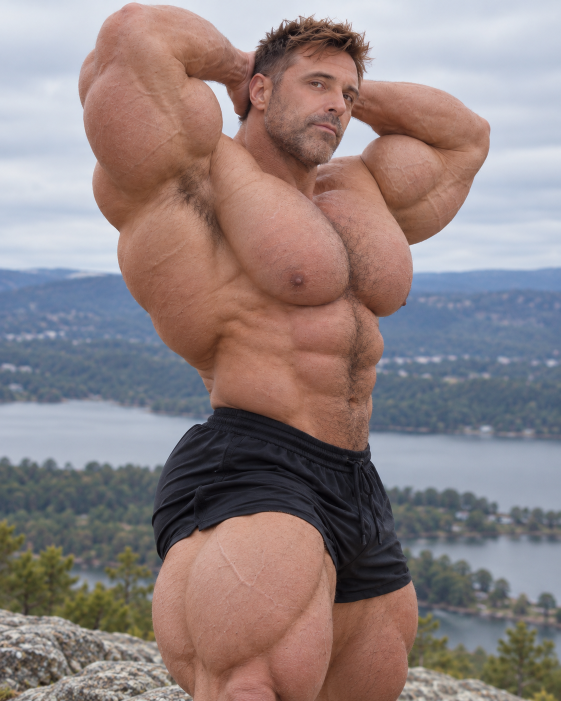
#> input picture assets/references/angle_060_original.png, 1122 x 1402 px (shown at 1/2 size)
$ python -i segmentation.py   (imports and definitions only)
#> lines starting #> are read from the running program, lines starting #| are printed output that depends on the picture; after the words box and inside, x2 and y2 are one past the last pixel; in counts of white or black regions, pixels touching at a corner belong together
"""Reference subject extraction for diagnostic alignment, not ground-truth segmentation.

Uses conservative color seeds followed by GrabCut. The returned boundary is
an estimate and must be reviewed before it could authorize geometry fitting.
"""
from __future__ import annotations
from dataclasses import dataclass
import cv2
import numpy as np

@dataclass(frozen=True)
class SegmentationSpec:
    width: int = 480
    height: int = 720
    iterations: int = 5


def letterbox_rgb(rgb: np.ndarray, width: int, height: int, *, background=(211, 217, 228)) -> np.ndarray:
#> called with width = 480, height = 720, background = (211, 217, 228)
    if rgb.ndim != 3 or rgb.shape[2] != 3 or width <= 0 or height <= 0:
        raise ValueError('Expected HxWx3 RGB with positive output dimensions')
    h, w = rgb.shape[:2]
#> h = 1402; w = 1122
    k = min(width / w, height / h)
#> k = 0.428
    nw, nh = max(1,round(w*k)), max(1,round(h*k))
#> nw = 480; nh = 600
    image = cv2.resize(rgb,(nw,nh),interpolation=cv2.INTER_AREA if k<1 else cv2.INTER_LINEAR)
    canvas = np.empty((height,width,3),dtype=np.uint8)
    canvas[:]=background
    ox, oy=(width-nw)//2,(height-nh)//2
#> ox = 0; oy = 60
    canvas[oy:oy+nh,ox:ox+nw]=image
    return canvas


def segment_reference_subject(rgb: np.ndarray, spec: SegmentationSpec=SegmentationSpec()) -> tuple[np.ndarray,np.ndarray,dict]:
    """Return (letterboxed RGB, boolean foreground estimate, extraction metadata).

    Supports the *current* outdoor skin/blue-background reference domain.
    It does not claim the mask is human-reviewed ground truth.
    """
    image=letterbox_rgb(rgb,spec.width,spec.height)
    r,g,b=image.astype('int16').transpose(2,0,1)
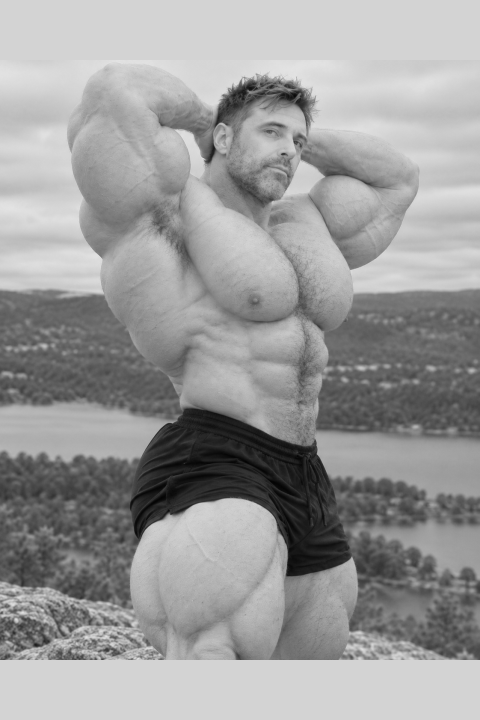
#> r: shape (720, 480) int16; min 3, max 228, mean 154.6
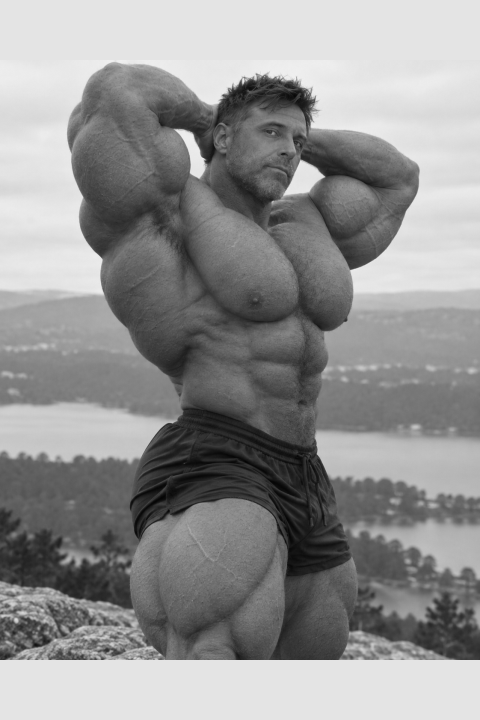
#> b: shape (720, 480) int16; min 3, max 239, mean 145.4
    skin=(r-b>38)&(r-g>11)&(r>97)&(g>55)&(g>b)
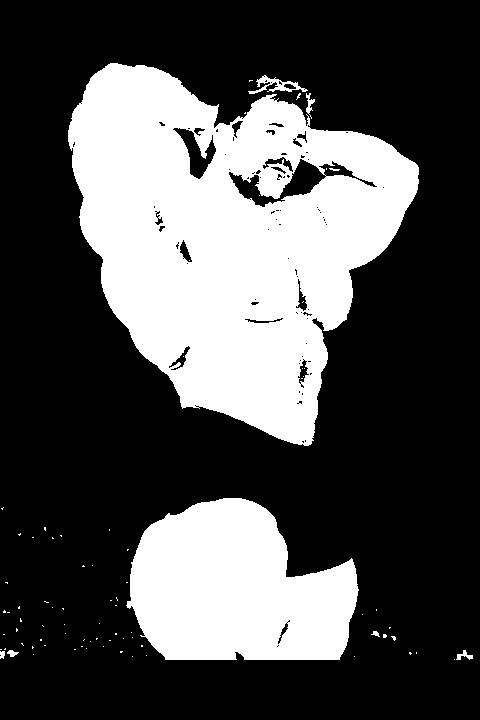
#> skin: shape (720, 480) bool; 31.2% white; 81 white regions (72 under 20 px), largest, box (x1, y1, x2, y2) and area: (68, 63, 419, 446) 79049, (126, 498, 359, 660) 27889, (248, 75, 308, 94) 371
    cool=(b-r>3)&(b-g>-35)
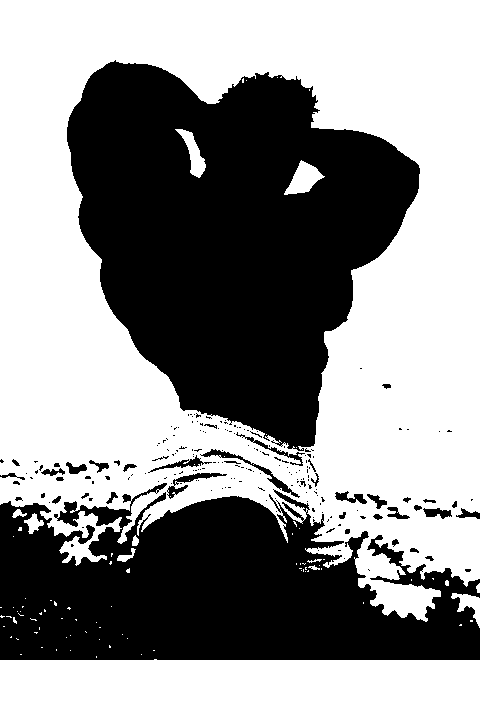
#> cool: shape (720, 480) bool; 56.9% white; 197 black regions (158 under 20 px), largest, box (x1, y1, x2, y2) and area: (67, 60, 420, 451) 86023, (0, 483, 480, 660) 58928, (200, 449, 300, 498) 474
    yy,xx=np.mgrid[:spec.height,:spec.width]
    mid=(xx>.1875*spec.width)&(xx<.8333*spec.width)
    dark=(r<105)&(g<110)&(b<110)
#> dark: shape (720, 480) bool; 14.5% white; 179 white regions (132 under 20 px), largest, box (x1, y1, x2, y2) and area: (0, 405, 437, 608) 39053, (411, 596, 480, 660) 2213, (213, 80, 309, 129) 1727
    shorts=mid&(yy>.61*spec.height)&(yy<.89*spec.height)&dark
#> shorts: shape (720, 480) bool; 7.7% white; 31 white regions (23 under 20 px), largest, box (x1, y1, x2, y2) and area: (91, 440, 400, 608) 25570, (349, 587, 383, 631) 588, (278, 617, 292, 641) 143
    hair=mid&(yy<.30*spec.height)&(yy>.007*spec.height)&dark
#> hair: shape (720, 480) bool; 0.97% white; 37 white regions (26 under 20 px), largest, box (x1, y1, x2, y2) and area: (213, 80, 309, 129) 1727, (228, 172, 275, 208) 643, (318, 161, 378, 187) 370
    mask=np.where(skin,cv2.GC_FGD,cv2.GC_PR_BGD).astype('uint8')
    mask[cool&(~skin)]=cv2.GC_BGD
    mask[shorts|hair]=cv2.GC_PR_FGD
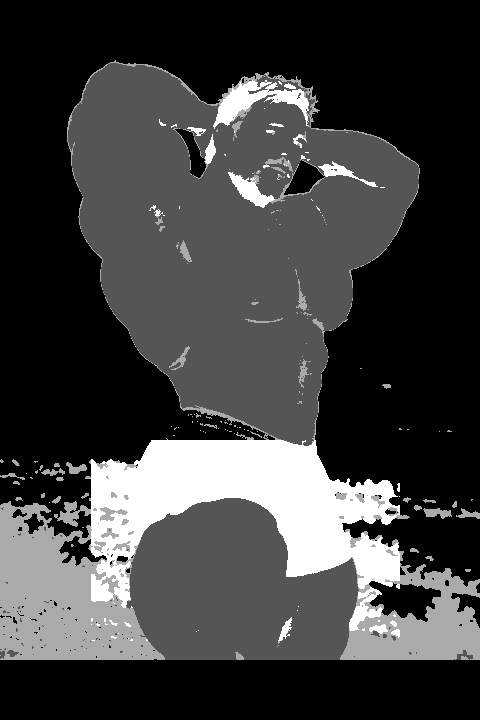
#> mask: shape (720, 480); min 0, max 3, mean 0.74; drawn with min black and max white
    if not np.any(mask==cv2.GC_FGD) or not np.any(mask==cv2.GC_BGD):
        raise ValueError('Reference lacks enough foreground/background seeds for diagnostic extraction')
    bg=np.zeros((1,65),np.float64)
    fg=np.zeros((1,65),np.float64)
    cv2.grabCut(cv2.cvtColor(image,cv2.COLOR_RGB2BGR),mask,None,bg,fg,spec.iterations,cv2.GC_INIT_WITH_MASK)
    foreground=(mask%2==1).astype('uint8')
#> foreground: shape (720, 480); values 0 (black) and 1 (white), 37.8% white; 59 white regions (51 under 20 px), largest, box (x1, y1, x2, y2) and area: (67, 62, 419, 660) 130107, (0, 648, 20, 660) 149, (449, 650, 473, 660) 125
    n,cc,stats,_=cv2.connectedComponentsWithStats(foreground,8)
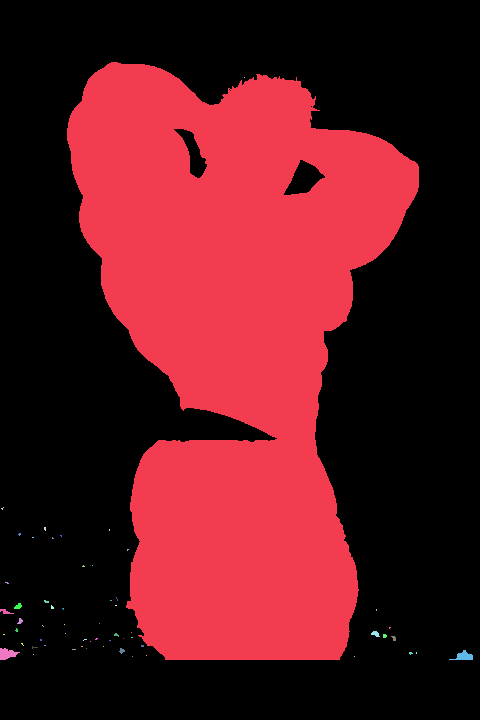
#> cc: shape (720, 480) int32; 60 distinct labels, from 0 to 59; one colour per label, 0 black
#> n = 60; stats = 60 rows, first 6: [0, 0, 480, 720, 214879], [67, 62, 352, 598, 130107], [244, 77, 1, 1, 1], [1, 507, 3, 3, 4], [44, 527, 2, 4, 7], [109, 529, 1, 2, 2]
    if n<2: raise ValueError('Segmentation returned no connected foreground')
    largest=1+np.argmax(stats[1:,cv2.CC_STAT_AREA])
#> largest = 1
    foreground=cc==largest
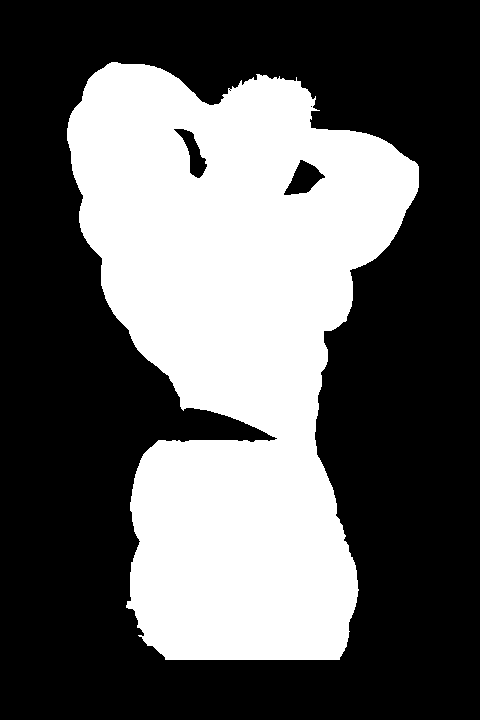
#> foreground: shape (720, 480) bool; 37.6% white; 1 white region, box (x1, y1, x2, y2) and area: (67, 62, 419, 660) 130107
    return image,foreground,{
        'method':'color_seeds_grabcut_largest_component',
        'reviewed':False,
        'mask_scope':'estimated subject silhouette in letterboxed reference',
        'foreground_pixels':int(np.count_nonzero(foreground)),
        'foreground_fraction':round(float(foreground.mean()),6),
        'working_size':[spec.width,spec.height]
    }


def geometry_silhouette(rgb: np.ndarray, *, background_tolerance: int=22) -> np.ndarray:
    """Extract non-background rendered pixels; independent of anatomical recognition."""
    rgb=rgb.astype('int16')
    background=rgb[0,0].copy()
    return (np.max(np.abs(rgb-background),axis=2) > background_tolerance)

>>> import cv2
>>> picture = cv2.cvtColor(cv2.imread('../../assets/references/angle_060_original.png'), cv2.COLOR_BGR2RGB)
>>> result = segment_reference_subject(picture)

$ run again, on assets/references/front_original.png
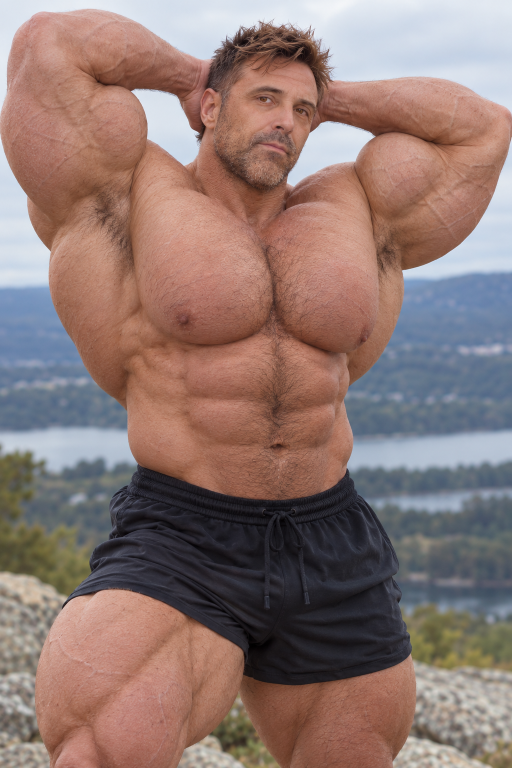
#> input picture assets/references/front_original.png, 1024 x 1536 px (shown at 1/2 size)
#> skin: shape (720, 480) bool; 50.4% white; 115 black regions (94 under 20 px), largest, box (x1, y1, x2, y2) and area: (0, 125, 480, 720) 135672, (0, 0, 480, 112) 25733, (203, 106, 413, 183) 3502
#> cool: shape (720, 480) bool; 34.4% white; 80 white regions (76 under 20 px), largest, box (x1, y1, x2, y2) and area: (0, 130, 480, 632) 91405, (0, 0, 480, 106) 22406, (124, 83, 187, 155) 2449, (269, 114, 351, 175) 2396
#> dark: shape (720, 480) bool; 17.8% white; 180 white regions (137 under 20 px), largest, box (x1, y1, x2, y2) and area: (0, 429, 480, 655) 53785, (191, 29, 304, 88) 2082, (196, 675, 242, 705) 747
#> shorts: shape (720, 480) bool; 12.4% white; 13 white regions (12 under 20 px), largest, box (x1, y1, x2, y2) and area: (91, 440, 400, 641) 42780
#> hair: shape (720, 480) bool; 1.2% white; 63 white regions (49 under 20 px), largest, box (x1, y1, x2, y2) and area: (191, 29, 304, 88) 2082, (202, 141, 272, 183) 643, (341, 117, 400, 133) 277
#> in segment_reference_subject, `n,cc,stats,_=cv2.connectedComponentsWithStats(foreground,8)`:
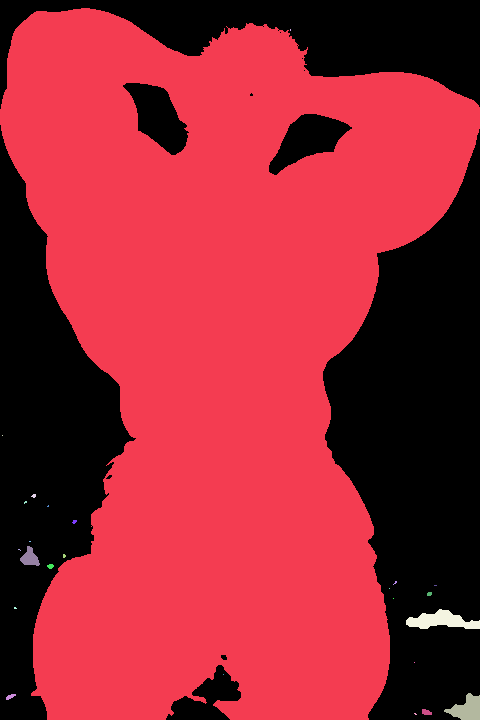
#> cc: shape (720, 480) int32; 26 distinct labels, from 0 to 25; one colour per label, 0 black
#> n = 26; stats = 26 rows, first 6: [0, 0, 480, 720, 124540], [0, 8, 480, 712, 219201], [290, 29, 1, 2, 2], [2, 435, 1, 1, 1], [31, 494, 5, 4, 14], [24, 501, 3, 3, 6]
#> largest = 1
#> in segment_reference_subject, `foreground=cc==largest`:
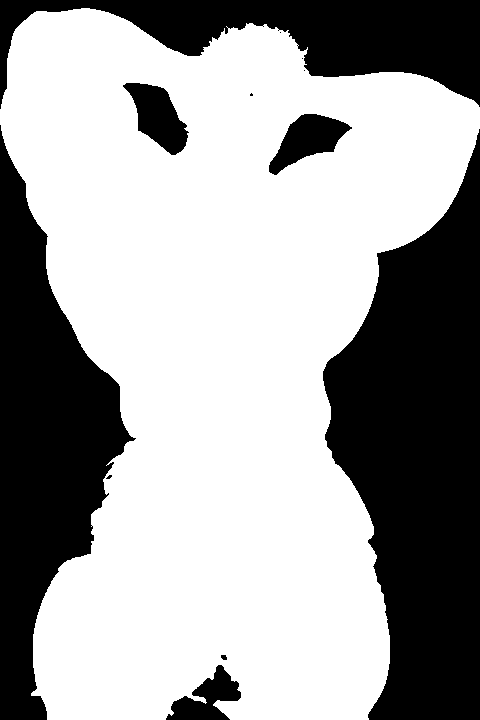
#> foreground: shape (720, 480) bool; 63.4% white; 12 black regions (5 under 20 px), largest, box (x1, y1, x2, y2) and area: (323, 129, 480, 720) 58345, (0, 125, 136, 720) 37983, (0, 0, 480, 109) 22974
